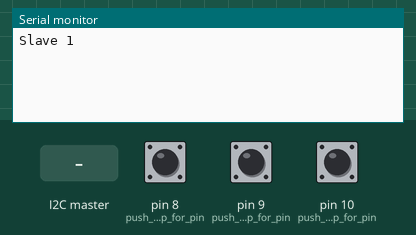
Bench run of a sketch on a simulated Arduino Uno, built with avr-gcc and run on an emulated ATmega328P. On the bench: the last lines printed to the serial monitor. The test bench sets the inputs (shaded band); at power-on: pin 8 (push_button_setup_for_pin) HIGH, pin 9 (push_button_setup_for_pin) HIGH, pin 10 (push_button_setup_for_pin) HIGH. No radio packets arrive unless stated.

Above: at 1.2 s.
1.3 s: the I2C master sends the byte 1
At 1.7 s:
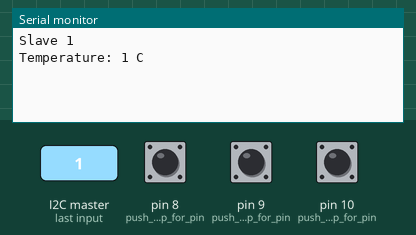
2.8 s: the I2C master sends the byte 0
At 4.0 s:
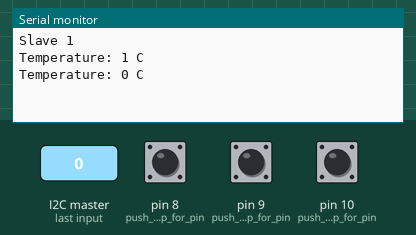

Measured:
- after the input at 1.3 s, the serial monitor: prints a new line at once (image 1)
- after the input at 2.8 s, the serial monitor: prints a new line at once (image 2)

The sketch:

slave1.ino
```cpp
#include <VirtualWire.h> // require for rf communication
#include <Wire.h> // require for I2C communication

int temp; // to hold temperature value as int
char msg[25]= {'P',' ',' ','p','u','s','h',' ','b','u','t','t','o','n',' ','i','s',' ','p','r','e','s','s','e','d'}; // message we are going to send with slight modification

void setup() {
  Serial.begin(9600); // begin serial communication at 9600 baud rate
  Serial.println("Slave 1"); // serial monitor label
  Wire.begin(10); // receives data from I2C bus for 15
  Wire.onReceive(receiveEvent); // invoke receiveEvent if any data receives
  vw_set_ptt_inverted(true); // configure the "push to talk" polarity
  vw_setup(2000); // begin using all settings and initialize the library
  vw_set_tx_pin(12); // configure the transmit pin to 12
  pinMode(8, INPUT_PULLUP); // push button setup for pin 8
  pinMode(9, INPUT_PULLUP); // push button setup for pin 9
  pinMode(10, INPUT_PULLUP); // push button setup for pin 10
}

void receiveEvent() {
  temp=0; // first set temp as 0
  if (Wire.available()) { // if data avaialbe in I2C bus
    temp = Wire.read(); // read that data and store it into temp
  }
  Serial.print("Temperature: "); // label for what we are printing
  Serial.print(temp); // printing temperature
  Serial.println(" C"); // printing unit
}

void loop() {
  int a = digitalRead(10); // read the state for pin 10 namely P1
  int b = digitalRead(9); // read the state for pin 9 namely P2
  int c = digitalRead(8); // read the state for pin 8 namely P3

  if (a == LOW && b == HIGH && c == HIGH) { // if P1 is active
    msg[1] = '1'; // set second character of msg to 1 so that we get a message starting with 'P1'
    vw_send((uint8_t*)msg, 25); // sending the msg through rf transmitter
  }
  if (a == HIGH && b == LOW && c == HIGH) { // if P2 is active
    msg[1] = '2'; // set second character of msg to 2 so that we get a message starting with 'P2'
    vw_send((uint8_t *)msg, 25); // sending the msg through rf transmitter
  }
  if (a == HIGH && b == HIGH && c == LOW) { // if P3 is active
    msg[1] = '3'; // set second character of msg to 3 so that we get a message starting with 'P3'
    vw_send((uint8_t*)msg, 25); // sending the msg through rf transmitter
  }
}
```
